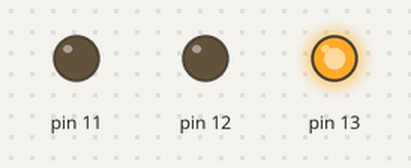
The sketch below on a simulated Arduino Uno, built with avr-gcc and run on an emulated ATmega328P. Shown: output pins drawn as LEDs (lit = HIGH).

Above: at 3.0 s.
At 8.5 s:
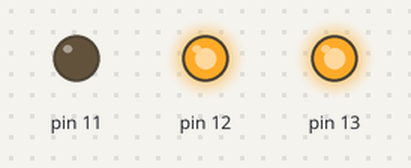
At 13.2 s:
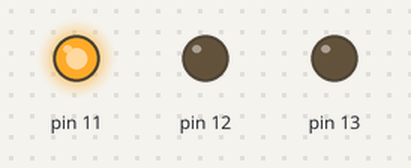
At 15.7 s:
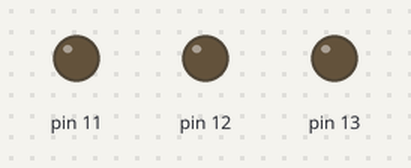
At 18.5 s:
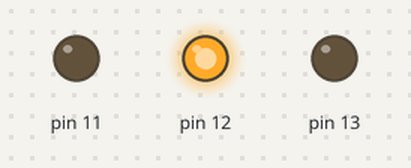
Timing chart, 0 to 24.7 s (numbered marks = the images above):
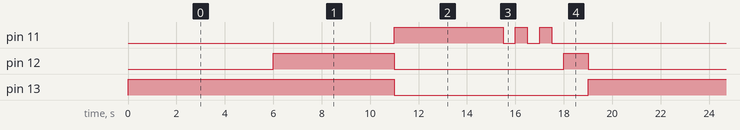

The sketch:

1_katse_valgusfoor_kald_RevA.ino
```cpp
//Code written by Karl-Erik Kald aka Karl80038
//Date: 02/05/2020
void setup() {
  // put your setup code here, to run once:
  pinMode(13, OUTPUT);
  pinMode(12, OUTPUT);
  pinMode(11, OUTPUT);
}

void loop() {

for (int i = 0; i < 100; i++)
{
      for (int i = 0; i < 12; i++)
    {
        if (i >= 0 & i < 8)
        {
        digitalWrite(13, HIGH);
        delay(1000);
        }

        if (i >= 5 & i < 8)
        {
          digitalWrite(12, HIGH);
            delay(1000);
        }
        if (i >= 8)
        {
          digitalWrite(13, LOW);
            digitalWrite(12, LOW);
            digitalWrite(11, HIGH);
            delay(1000);
        }
    }

  for (int i = 0; i < 3; i++)
  {

     digitalWrite(11, HIGH);
     delay(500);
     digitalWrite(11, LOW);
     delay(500);
  }
    digitalWrite(12, HIGH);
    delay(1000);
    digitalWrite(12, LOW);

}
// !!!OLD CODE!!!
// put your main code here, to run repeatedly:
//  digitalWrite(13, HIGH); //Activate output 13
//  delay(10000);           // Wait for 10000 millisecond(s)
//  digitalWrite(12, HIGH); //Activate output 12
//  delay(3000); // Wait for 3000 millisecond(s)
//  digitalWrite(13, LOW);  // Deactivate output 13
//  digitalWrite(12, LOW);  // Deactivate output 12
// // Wait for 1000 millisecond(s)
//  digitalWrite(11, HIGH); // Activate output 11
//  delay(10000);           // Wait for 10000 millisecond(s)
//  digitalWrite(11, LOW);
//  delay(500);
//  digitalWrite(11, HIGH);
//  delay(500);
//  digitalWrite(11, LOW);
//  delay(500);
//  digitalWrite(11, HIGH);
//  delay(500);
//  digitalWrite(11, LOW);
//  delay(500);
//  digitalWrite(11, HIGH);
//  delay(500);
//  digitalWrite(11, LOW);
//  digitalWrite(12, HIGH);
//  delay(5000);
//  digitalWrite(12, LOW);
}
```

Measured:
- by itself, pin 11: repeats every 19.0 s: 2 × (LOW 0.50 s, HIGH 0.50 s), LOW 12.5 s, HIGH 4.5 s
- by itself, pin 12: repeats every 19.0 s: LOW 7.0 s, HIGH 1.0 s, LOW 6.0 s, HIGH 5.0 s
- by itself, pin 13: alternates HIGH for 11.0 s and LOW for 8.0 s
